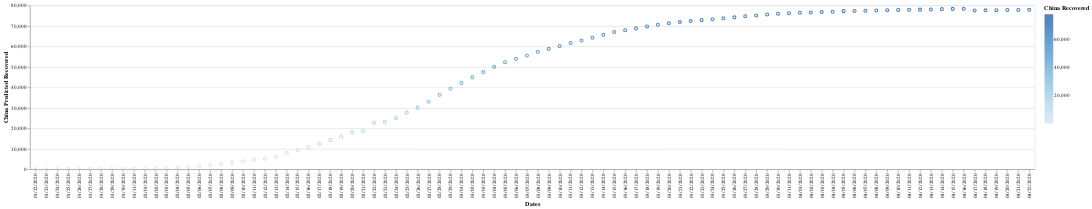

Notebook source saved alongside this figure:
### Code cell
import altair as alt

alt.Chart(t3).mark_point().encode(
    x='Dates',
    y='China Predicted Recovered',
    color='China Recovered',
).interactive()

### Figure 1 — Vega-Lite specification as saved in the notebook (floating-point values rounded to 4 significant figures)
{"config": {"view": {"continuousWidth": 400, "continuousHeight": 300}}, "data": {"name": "data-bafa041093fef550e1a37d247c690651"}, "mark": "point", "encoding": {"color": {"type": "quantitative", "field": "China Recovered"}, "x": {"type": "nominal", "field": "Dates"}, "y": {"type": "quantitative", "field": "China Predicted Recovered"}}, "selection": {"selector012": {"type": "interval", "bind": "scales", "encodings": ["x", "y"]}}, "$schema": "https://vega.github.io/schema/vega-lite/v4.8.1.json", "datasets": {"data-bafa041093fef550e1a37d247c690651": [{"Dates": "01/22/2020", "China Confirmed Cases": 548, "China Confirmed Deaths": 17, "China Recovered": 28, "China Predicted Cases": 564.2, "China Predicted Deaths": 25.94, "China Predicted Recovered": 42.67}, {"Dates": "01/23/2020", "China Confirmed Cases": 643, "China Confirmed Deaths": 18, "China Recovered": 30, "China Predicted Cases": 659.4, "China Predicted Deaths": 26.95, "China Predicted Recovered": 44.67}, {"Dates": "01/24/2020", "China Confirmed Cases": 920, "China Confirmed Deaths": 26, "China Recovered": 36, "China Predicted Cases": 937.1, "China Predicted Deaths": 35.0, "China Predicted Recovered": 50.67}, {"Dates": "01/25/2020", "China Confirmed Cases": 1406, "China Confirmed Deaths": 42, "China Recovered": 39, "China Predicted Cases": 1424.0, "China Predicted Deaths": 51.1, "China Predicted Recovered": 53.67}, {"Dates": "01/26/2020", "China Confirmed Cases": 2075, "China Confirmed Deaths": 56, "China Recovered": 49, "China Predicted Cases": 2095.0, "China Predicted Deaths": 65.19, "China Predicted Recovered": 63.67}, {"Dates": "01/27/2020", "China Confirmed Cases": 2877, "China Confirmed Deaths": 82, "China Recovered": 58, "China Predicted Cases": 2899.0, "China Predicted Deaths": 91.36, "China Predicted Recovered": 72.67}, {"Dates": "01/28/2020", "China Confirmed Cases": 5509, "China Confirmed Deaths": 131, "China Recovered": 101, "China Predicted Cases": 5537.0, "China Predicted Deaths": 140.7, "China Predicted Recovered": 115.7}, {"Dates": "01/29/2020", "China Confirmed Cases": 6087, "China Confirmed Deaths": 133, "China Recovered": 120, "China Predicted Cases": 6117.0, "China Predicted Deaths": 142.7, "China Predicted Recovered": 134.7}, {"Dates": "01/30/2020", "China Confirmed Cases": 8141, "China Confirmed Deaths": 171, "China Recovered": 135, "China Predicted Cases": 8176.0, "China Predicted Deaths": 180.9, "China Predicted Recovered": 149.7}, {"Dates": "01/31/2020", "China Confirmed Cases": 9802, "China Confirmed Deaths": 213, "China Recovered": 214, "China Predicted Cases": 9841.0, "China Predicted Deaths": 223.2, "China Predicted Recovered": 228.6}, {"Dates": "02/01/2020", "China Confirmed Cases": 11891, "China Confirmed Deaths": 259, "China Recovered": 275, "China Predicted Cases": 11930.0, "China Predicted Deaths": 269.5, "China Predicted Recovered": 289.6}, {"Dates": "02/02/2020", "China Confirmed Cases": 16630, "China Confirmed Deaths": 361, "China Recovered": 463, "China Predicted Cases": 16690.0, "China Predicted Deaths": 372.1, "China Predicted Recovered": 477.6}, {"Dates": "02/03/2020", "China Confirmed Cases": 19716, "China Confirmed Deaths": 425, "China Recovered": 614, "China Predicted Cases": 19780.0, "China Predicted Deaths": 436.5, "China Predicted Recovered": 628.6}, {"Dates": "02/04/2020", "China Confirmed Cases": 23707, "China Confirmed Deaths": 491, "China Recovered": 843, "China Predicted Cases": 23780.0, "China Predicted Deaths": 503.0, "China Predicted Recovered": 857.6}, {"Dates": "02/05/2020", "China Confirmed Cases": 27440, "China Confirmed Deaths": 563, "China Recovered": 1115, "China Predicted Cases": 27520.0, "China Predicted Deaths": 575.4, "China Predicted Recovered": 1130.0}, {"Dates": "02/06/2020", "China Confirmed Cases": 30587, "China Confirmed Deaths": 633, "China Recovered": 1477, "China Predicted Cases": 30680.0, "China Predicted Deaths": 645.9, "China Predicted Recovered": 1492.0}, {"Dates": "02/07/2020", "China Confirmed Cases": 34110, "China Confirmed Deaths": 718, "China Recovered": 1999, "China Predicted Cases": 34210.0, "China Predicted Deaths": 731.4, "China Predicted Recovered": 2013.0}, {"Dates": "02/08/2020", "China Confirmed Cases": 36814, "China Confirmed Deaths": 805, "China Recovered": 2596, "China Predicted Cases": 36920.0, "China Predicted Deaths": 819.0, "China Predicted Recovered": 2610.0}, {"Dates": "02/09/2020", "China Confirmed Cases": 39829, "China Confirmed Deaths": 905, "China Recovered": 3219, "China Predicted Cases": 39940.0, "China Predicted Deaths": 919.6, "China Predicted Recovered": 3233.0}, {"Dates": "02/10/2020", "China Confirmed Cases": 42354, "China Confirmed Deaths": 1012, "China Recovered": 3918, "China Predicted Cases": 42470.0, "China Predicted Deaths": 1027.0, "China Predicted Recovered": 3932.0}, {"Dates": "02/11/2020", "China Confirmed Cases": 44386, "China Confirmed Deaths": 1112, "China Recovered": 4636, "China Predicted Cases": 44510.0, "China Predicted Deaths": 1128.0, "China Predicted Recovered": 4650.0}, {"Dates": "02/12/2020", "China Confirmed Cases": 44759, "China Confirmed Deaths": 1117, "China Recovered": 5082, "China Predicted Cases": 44880.0, "China Predicted Deaths": 1133.0, "China Predicted Recovered": 5096.0}, {"Dates": "02/13/2020", "China Confirmed Cases": 59895, "China Confirmed Deaths": 1369, "China Recovered": 6217, "China Predicted Cases": 60060.0, "China Predicted Deaths": 1387.0, "China Predicted Recovered": 6231.0}, {"Dates": "02/14/2020", "China Confirmed Cases": 66358, "China Confirmed Deaths": 1521, "China Recovered": 7977, "China Predicted Cases": 66530.0, "China Predicted Deaths": 1540.0, "China Predicted Recovered": 7991.0}, {"Dates": "02/15/2020", "China Confirmed Cases": 68413, "China Confirmed Deaths": 1663, "China Recovered": 9298, "China Predicted Cases": 68590.0, "China Predicted Deaths": 1682.0, "China Predicted Recovered": 9312.0}, {"Dates": "02/16/2020", "China Confirmed Cases": 70513, "China Confirmed Deaths": 1766, "China Recovered": 10755, "China Predicted Cases": 70700.0, "China Predicted Deaths": 1786.0, "China Predicted Recovered": 10770.0}, {"Dates": "02/17/2020", "China Confirmed Cases": 72434, "China Confirmed Deaths": 1864, "China Recovered": 12462, "China Predicted Cases": 72630.0, "China Predicted Deaths": 1885.0, "China Predicted Recovered": 12480.0}, {"Dates": "02/18/2020", "China Confirmed Cases": 74211, "China Confirmed Deaths": 2003, "China Recovered": 14206, "China Predicted Cases": 74410.0, "China Predicted Deaths": 2025.0, "China Predicted Recovered": 14220.0}, {"Dates": "02/19/2020", "China Confirmed Cases": 74619, "China Confirmed Deaths": 2116, "China Recovered": 15962, "China Predicted Cases": 74820.0, "China Predicted Deaths": 2138.0, "China Predicted Recovered": 15980.0}, {"Dates": "02/20/2020", "China Confirmed Cases": 75077, "China Confirmed Deaths": 2238, "China Recovered": 18014, "China Predicted Cases": 75270.0, "China Predicted Deaths": 2261.0, "China Predicted Recovered": 18030.0}, {"Dates": "02/21/2020", "China Confirmed Cases": 75550, "China Confirmed Deaths": 2238, "China Recovered": 18704, "China Predicted Cases": 75750.0, "China Predicted Deaths": 2261.0, "China Predicted Recovered": 18720.0}, {"Dates": "02/22/2020", "China Confirmed Cases": 77001, "China Confirmed Deaths": 2443, "China Recovered": 22699, "China Predicted Cases": 77200.0, "China Predicted Deaths": 2467.0, "China Predicted Recovered": 22710.0}, {"Dates": "02/23/2020", "China Confirmed Cases": 77022, "China Confirmed Deaths": 2445, "China Recovered": 23187, "China Predicted Cases": 77220.0, "China Predicted Deaths": 2469.0, "China Predicted Recovered": 23200.0}, {"Dates": "02/24/2020", "China Confirmed Cases": 77241, "China Confirmed Deaths": 2595, "China Recovered": 25015, "China Predicted Cases": 77440.0, "China Predicted Deaths": 2620.0, "China Predicted Recovered": 25030.0}, {"Dates": "02/25/2020", "China Confirmed Cases": 77754, "China Confirmed Deaths": 2665, "China Recovered": 27676, "China Predicted Cases": 77960.0, "China Predicted Deaths": 2691.0, "China Predicted Recovered": 27690.0}, {"Dates": "02/26/2020", "China Confirmed Cases": 78166, "China Confirmed Deaths": 2717, "China Recovered": 30084, "China Predicted Cases": 78370.0, "China Predicted Deaths": 2743.0, "China Predicted Recovered": 30100.0}, {"Dates": "02/27/2020", "China Confirmed Cases": 78600, "China Confirmed Deaths": 2746, "China Recovered": 32930, "China Predicted Cases": 78810.0, "China Predicted Deaths": 2772.0, "China Predicted Recovered": 32940.0}, {"Dates": "02/28/2020", "China Confirmed Cases": 78928, "China Confirmed Deaths": 2790, "China Recovered": 36329, "China Predicted Cases": 79140.0, "China Predicted Deaths": 2817.0, "China Predicted Recovered": 36340.0}, {"Dates": "02/29/2020", "China Confirmed Cases": 79356, "China Confirmed Deaths": 2837, "China Recovered": 39320, "China Predicted Cases": 79560.0, "China Predicted Deaths": 2864.0, "China Predicted Recovered": 39330.0}, {"Dates": "03/01/2020", "China Confirmed Cases": 79932, "China Confirmed Deaths": 2872, "China Recovered": 42162, "China Predicted Cases": 80140.0, "China Predicted Deaths": 2899.0, "China Predicted Recovered": 42170.0}, {"Dates": "03/02/2020", "China Confirmed Cases": 80136, "China Confirmed Deaths": 2914, "China Recovered": 44854, "China Predicted Cases": 80350.0, "China Predicted Deaths": 2941.0, "China Predicted Recovered": 44860.0}, {"Dates": "03/03/2020", "China Confirmed Cases": 80261, "China Confirmed Deaths": 2947, "China Recovered": 47450, "China Predicted Cases": 80470.0, "China Predicted Deaths": 2975.0, "China Predicted Recovered": 47460.0}, {"Dates": "03/04/2020", "China Confirmed Cases": 80386, "China Confirmed Deaths": 2983, "China Recovered": 50001, "China Predicted Cases": 80600.0, "China Predicted Deaths": 3011.0, "China Predicted Recovered": 50010.0}, {"Dates": "03/05/2020", "China Confirmed Cases": 80537, "China Confirmed Deaths": 3015, "China Recovered": 52292, "China Predicted Cases": 80750.0, "China Predicted Deaths": 3043.0, "China Predicted Recovered": 52300.0}, {"Dates": "03/06/2020", "China Confirmed Cases": 80690, "China Confirmed Deaths": 3044, "China Recovered": 53944, "China Predicted Cases": 80900.0, "China Predicted Deaths": 3072.0, "China Predicted Recovered": 53950.0}, {"Dates": "03/07/2020", "China Confirmed Cases": 80770, "China Confirmed Deaths": 3072, "China Recovered": 55539, "China Predicted Cases": 80980.0, "China Predicted Deaths": 3100.0, "China Predicted Recovered": 55550.0}, {"Dates": "03/08/2020", "China Confirmed Cases": 80823, "China Confirmed Deaths": 3100, "China Recovered": 57388, "China Predicted Cases": 81030.0, "China Predicted Deaths": 3129.0, "China Predicted Recovered": 57400.0}, {"Dates": "03/09/2020", "China Confirmed Cases": 80860, "China Confirmed Deaths": 3123, "China Recovered": 58804, "China Predicted Cases": 81070.0, "China Predicted Deaths": 3152.0, "China Predicted Recovered": 58810.0}, {"Dates": "03/10/2020", "China Confirmed Cases": 80887, "China Confirmed Deaths": 3139, "China Recovered": 60181, "China Predicted Cases": 81100.0, "China Predicted Deaths": 3168.0, "China Predicted Recovered": 60190.0}, {"Dates": "03/11/2020", "China Confirmed Cases": 80921, "China Confirmed Deaths": 3161, "China Recovered": 61644, "China Predicted Cases": 81130.0, "China Predicted Deaths": 3190.0, "China Predicted Recovered": 61650.0}, {"Dates": "03/12/2020", "China Confirmed Cases": 80932, "China Confirmed Deaths": 3172, "China Recovered": 62901, "China Predicted Cases": 81140.0, "China Predicted Deaths": 3201.0, "China Predicted Recovered": 62910.0}, {"Dates": "03/13/2020", "China Confirmed Cases": 80945, "China Confirmed Deaths": 3180, "China Recovered": 64196, "China Predicted Cases": 81160.0, "China Predicted Deaths": 3209.0, "China Predicted Recovered": 64200.0}, {"Dates": "03/14/2020", "China Confirmed Cases": 80977, "China Confirmed Deaths": 3193, "China Recovered": 65660, "China Predicted Cases": 81190.0, "China Predicted Deaths": 3222.0, "China Predicted Recovered": 65670.0}, {"Dates": "03/15/2020", "China Confirmed Cases": 81003, "China Confirmed Deaths": 3203, "China Recovered": 67017, "China Predicted Cases": 81220.0, "China Predicted Deaths": 3232.0, "China Predicted Recovered": 67030.0}, {"Dates": "03/16/2020", "China Confirmed Cases": 81003, "China Confirmed Deaths": 3217, "China Recovered": 67901, "China Predicted Cases": 81220.0, "China Predicted Deaths": 3246.0, "China Predicted Recovered": 67910.0}, {"Dates": "03/17/2020", "China Confirmed Cases": 81058, "China Confirmed Deaths": 3230, "China Recovered": 68798, "China Predicted Cases": 81270.0, "China Predicted Deaths": 3259.0, "China Predicted Recovered": 68810.0}, {"Dates": "03/18/2020", "China Confirmed Cases": 81102, "China Confirmed Deaths": 3241, "China Recovered": 69755, "China Predicted Cases": 81310.0, "China Predicted Deaths": 3270.0, "China Predicted Recovered": 69760.0}, {"Dates": "03/19/2020", "China Confirmed Cases": 81156, "China Confirmed Deaths": 3249, "China Recovered": 70535, "China Predicted Cases": 81370.0, "China Predicted Deaths": 3279.0, "China Predicted Recovered": 70540.0}, {"Dates": "03/20/2020", "China Confirmed Cases": 81250, "China Confirmed Deaths": 3253, "China Recovered": 71266, "China Predicted Cases": 81460.0, "China Predicted Deaths": 3283.0, "China Predicted Recovered": 71270.0}, {"Dates": "03/21/2020", "China Confirmed Cases": 81350, "China Confirmed Deaths": 3259, "China Recovered": 71857, "China Predicted Cases": 81560.0, "China Predicted Deaths": 3289.0, "China Predicted Recovered": 71860.0}, {"Dates": "03/22/2020", "China Confirmed Cases": 81435, "China Confirmed Deaths": 3274, "China Recovered": 72362, "China Predicted Cases": 81650.0, "China Predicted Deaths": 3304.0, "China Predicted Recovered": 72370.0}, {"Dates": "03/23/2020", "China Confirmed Cases": 81498, "China Confirmed Deaths": 3274, "China Recovered": 72814, "China Predicted Cases": 81710.0, "China Predicted Deaths": 3304.0, "China Predicted Recovered": 72820.0}, {"Dates": "03/24/2020", "China Confirmed Cases": 81591, "China Confirmed Deaths": 3281, "China Recovered": 73280, "China Predicted Cases": 81800.0, "China Predicted Deaths": 3311.0, "China Predicted Recovered": 73290.0}, {"Dates": "03/25/2020", "China Confirmed Cases": 81661, "China Confirmed Deaths": 3285, "China Recovered": 73773, "China Predicted Cases": 81870.0, "China Predicted Deaths": 3315.0, "China Predicted Recovered": 73780.0}, {"Dates": "03/26/2020", "China Confirmed Cases": 81782, "China Confirmed Deaths": 3291, "China Recovered": 74181, "China Predicted Cases": 82000.0, "China Predicted Deaths": 3321.0, "China Predicted Recovered": 74190.0}, {"Dates": "03/27/2020", "China Confirmed Cases": 81897, "China Confirmed Deaths": 3296, "China Recovered": 74720, "China Predicted Cases": 82110.0, "China Predicted Deaths": 3326.0, "China Predicted Recovered": 74730.0}, {"Dates": "03/28/2020", "China Confirmed Cases": 81999, "China Confirmed Deaths": 3299, "China Recovered": 75100, "China Predicted Cases": 82210.0, "China Predicted Deaths": 3329.0, "China Predicted Recovered": 75110.0}, {"Dates": "03/29/2020", "China Confirmed Cases": 82122, "China Confirmed Deaths": 3304, "China Recovered": 75582, "China Predicted Cases": 82340.0, "China Predicted Deaths": 3334.0, "China Predicted Recovered": 75590.0}, {"Dates": "03/30/2020", "China Confirmed Cases": 82198, "China Confirmed Deaths": 3308, "China Recovered": 75923, "China Predicted Cases": 82410.0, "China Predicted Deaths": 3338.0, "China Predicted Recovered": 75930.0}, {"Dates": "03/31/2020", "China Confirmed Cases": 82279, "China Confirmed Deaths": 3309, "China Recovered": 76206, "China Predicted Cases": 82490.0, "China Predicted Deaths": 3339.0, "China Predicted Recovered": 76210.0}, {"Dates": "04/01/2020", "China Confirmed Cases": 82361, "China Confirmed Deaths": 3316, "China Recovered": 76405, "China Predicted Cases": 82580.0, "China Predicted Deaths": 3346.0, "China Predicted Recovered": 76410.0}, {"Dates": "04/02/2020", "China Confirmed Cases": 82432, "China Confirmed Deaths": 3322, "China Recovered": 76565, "China Predicted Cases": 82650.0, "China Predicted Deaths": 3352.0, "China Predicted Recovered": 76570.0}, {"Dates": "04/03/2020", "China Confirmed Cases": 82511, "China Confirmed Deaths": 3326, "China Recovered": 76760, "China Predicted Cases": 82730.0, "China Predicted Deaths": 3356.0, "China Predicted Recovered": 76770.0}, {"Dates": "04/04/2020", "China Confirmed Cases": 82543, "China Confirmed Deaths": 3330, "China Recovered": 76946, "China Predicted Cases": 82760.0, "China Predicted Deaths": 3360.0, "China Predicted Recovered": 76950.0}, {"Dates": "04/05/2020", "China Confirmed Cases": 82602, "China Confirmed Deaths": 3333, "China Recovered": 77207, "China Predicted Cases": 82820.0, "China Predicted Deaths": 3363.0, "China Predicted Recovered": 77210.0}, {"Dates": "04/06/2020", "China Confirmed Cases": 82665, "China Confirmed Deaths": 3335, "China Recovered": 77310, "China Predicted Cases": 82880.0, "China Predicted Deaths": 3365.0, "China Predicted Recovered": 77320.0}, {"Dates": "04/07/2020", "China Confirmed Cases": 82718, "China Confirmed Deaths": 3335, "China Recovered": 77410, "China Predicted Cases": 82930.0, "China Predicted Deaths": 3365.0, "China Predicted Recovered": 77420.0}, {"Dates": "04/08/2020", "China Confirmed Cases": 82809, "China Confirmed Deaths": 3337, "China Recovered": 77567, "China Predicted Cases": 83030.0, "China Predicted Deaths": 3367.0, "China Predicted Recovered": 77570.0}, {"Dates": "04/09/2020", "China Confirmed Cases": 82883, "China Confirmed Deaths": 3339, "China Recovered": 77679, "China Predicted Cases": 83100.0, "China Predicted Deaths": 3369.0, "China Predicted Recovered": 77690.0}, {"Dates": "04/10/2020", "China Confirmed Cases": 82941, "China Confirmed Deaths": 3340, "China Recovered": 77791, "China Predicted Cases": 83160.0, "China Predicted Deaths": 3370.0, "China Predicted Recovered": 77800.0}, {"Dates": "04/11/2020", "China Confirmed Cases": 83014, "China Confirmed Deaths": 3343, "China Recovered": 77877, "China Predicted Cases": 83230.0, "China Predicted Deaths": 3373.0, "China Predicted Recovered": 77880.0}, {"Dates": "04/12/2020", "China Confirmed Cases": 83134, "China Confirmed Deaths": 3343, "China Recovered": 77956, "China Predicted Cases": 83350.0, "China Predicted Deaths": 3373.0, "China Predicted Recovered": 77960.0}, {"Dates": "04/13/2020", "China Confirmed Cases": 83213, "China Confirmed Deaths": 3345, "China Recovered": 78039, "China Predicted Cases": 83430.0, "China Predicted Deaths": 3375.0, "China Predicted Recovered": 78050.0}, {"Dates": "04/14/2020", "China Confirmed Cases": 83306, "China Confirmed Deaths": 3345, "China Recovered": 78200, "China Predicted Cases": 83520.0, "China Predicted Deaths": 3375.0, "China Predicted Recovered": 78210.0}, {"Dates": "04/15/2020", "China Confirmed Cases": 83356, "China Confirmed Deaths": 3346, "China Recovered": 78311, "China Predicted Cases": 83570.0, "China Predicted Deaths": 3376.0, "China Predicted Recovered": 78320.0}, {"Dates": "04/16/2020", "China Confirmed Cases": 83403, "China Confirmed Deaths": 3346, "China Recovered": 78401, "China Predicted Cases": 83620.0, "China Predicted Deaths": 3376.0, "China Predicted Recovered": 78410.0}, {"Dates": "04/17/2020", "China Confirmed Cases": 83760, "China Confirmed Deaths": 4636, "China Recovered": 77552, "China Predicted Cases": 83980.0, "China Predicted Deaths": 4674.0, "China Predicted Recovered": 77560.0}, {"Dates": "04/18/2020", "China Confirmed Cases": 83787, "China Confirmed Deaths": 4636, "China Recovered": 77614, "China Predicted Cases": 84010.0, "China Predicted Deaths": 4674.0, "China Predicted Recovered": 77620.0}, {"Dates": "04/19/2020", "China Confirmed Cases": 83805, "China Confirmed Deaths": 4636, "China Recovered": 77690, "China Predicted Cases": 84020.0, "China Predicted Deaths": 4674.0, "China Predicted Recovered": 77700.0}, {"Dates": "04/20/2020", "China Confirmed Cases": 83817, "China Confirmed Deaths": 4636, "China Recovered": 77745, "China Predicted Cases": 84040.0, "China Predicted Deaths": 4674.0, "China Predicted Recovered": 77750.0}, {"Dates": "04/21/2020", "China Confirmed Cases": 83853, "China Confirmed Deaths": 4636, "China Recovered": 77799, "China Predicted Cases": 84070.0, "China Predicted Deaths": 4674.0, "China Predicted Recovered": 77810.0}, {"Dates": "04/22/2020", "China Confirmed Cases": 83868, "China Confirmed Deaths": 4636, "China Recovered": 77861, "China Predicted Cases": 84090.0, "China Predicted Deaths": 4674.0, "China Predicted Recovered": 77870.0}]}}
